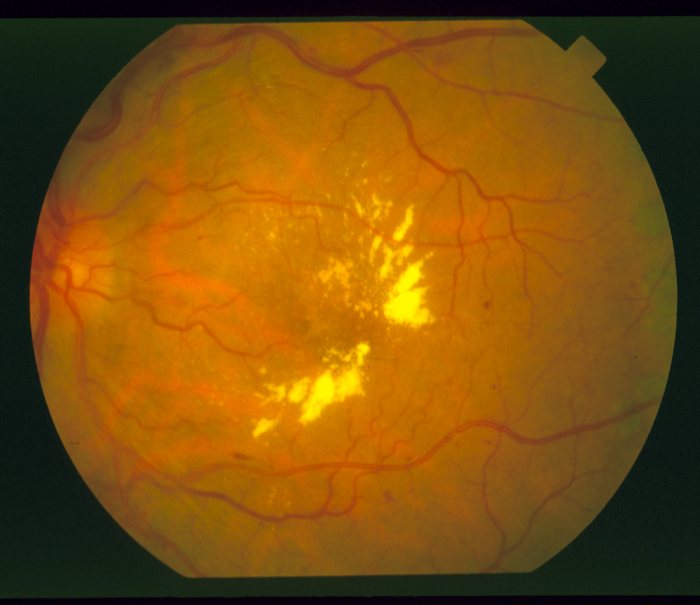
%> input picture BIP/Project/stare-images/im0001.ppm, 700 x 605 px
$ octave main.m   (GNU Octave 9; MATLAB toolbox functions it lacks are replaced by stand-ins)
%> lines starting %> are read from the running program, lines starting %| are printed output that depends on the picture; in (x1, y1, x2, y2) boxes, pixels count from 0 and x2, y2 are one past the last pixel; in counts of white or black regions, pixels touching at a corner belong together; the program's own positions count from 1
### BIP/Project/matched_filter.m
function [ result ] = matched_filter(img, sigma, L,angle)
%UNTITLED7 Summary of this function goes here

matchrow = floor(L/2);
x = -3*sigma : 3* sigma;
matchfilter =  repmat(exp(-(x.^2)/(2*sigma.^2)),[matchrow*2+1, 1]);
m = sum(matchfilter(:))/numel(matchfilter);
matchfilter = -matchfilter + m;
matchfilter = imrotate(matchfilter,angle);
imshow(matchfilter);
result = imfilter(img,matchfilter,'replicate');

end

### BIP/Project/fgauss.m
function [ result ] = fgauss(img, sigma, L, angle)
% Performs convolution with first order derivative of gaussian

matchrow = floor(L/2);
x = -3*sigma : 3* sigma;
y = (-x/(sqrt(2*pi*sigma^3))).*exp(-(x.^2)/(2*sigma^2));
fdogfilter =  repmat(y,[matchrow*2+1, 1]);
m = sum(fdogfilter(:))/numel(fdogfilter);
fdogfilter = -fdogfilter + m;
imshow(fdogfilter);
filtr = imrotate(fdogfilter,angle);
result =  imfilter(img,filtr,'replicate');

end

### BIP/Project/main.m
img = imread('stare-images/im0001.ppm');
%> img is the input picture: size 605x700x3 uint8; mean R, G, B 125.7, 80.5, 12.4
img = img(:,:,2);
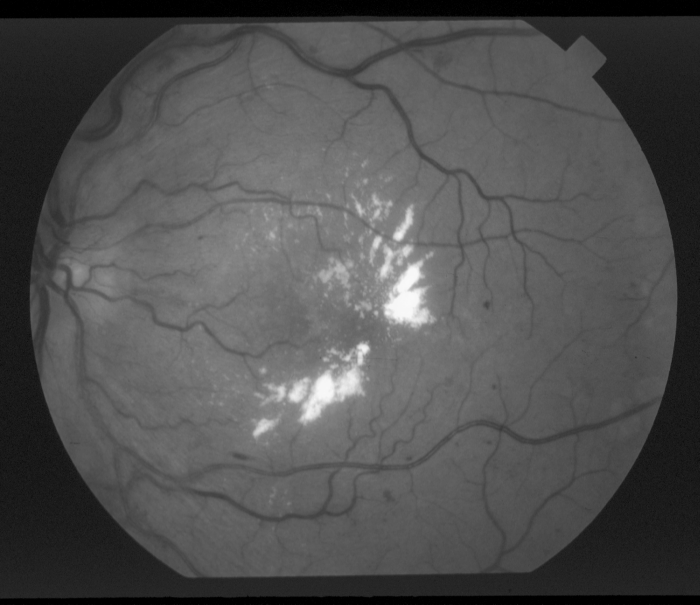
%> img: size 605x700 uint8; min 0, max 249, mean 80.5
imshow(img);
sigma = 1.5;
L = 9;
angles = 0:15:180;
w = 5;
im = double(img)/255;
for angle = 0:15:180
    im_match = matched_filter(im, sigma, L, angle);
    mu_H = mean2(im_match);
    im_gauss = fgauss(im, sigma, L, angle);
%     mean_filter = fspecial('average',w);
%     im_gauss = imfilter(im_gauss, mean_filter,'replicate');
    Tc = mu_H*2.3;
    T = (1+im_gauss)*Tc;
    imshow(im_match>T);
    subplot(1,2,1),imshow(im_match);
    subplot(1,2,2), imshow(im_gauss);
end
%> this loop made 13 passes
%> (mu_H, Tc) on passes 1 to 12: (-3.33e-05, -7.66e-05), (0.114, 0.263), (7.95e-06, 1.83e-05), (0.926, 2.13), (0.000112, 0.000257), (0.114, 0.263), (0.000163, 0.000374), (0.114, 0.263), (0.000113, 0.000259), (0.926, 2.13), (9.24e-06, 2.12e-05), (0.114, 0.263)
%> pass 1, in matched_filter, `result = imfilter(img,matchfilter,'replicate');`:
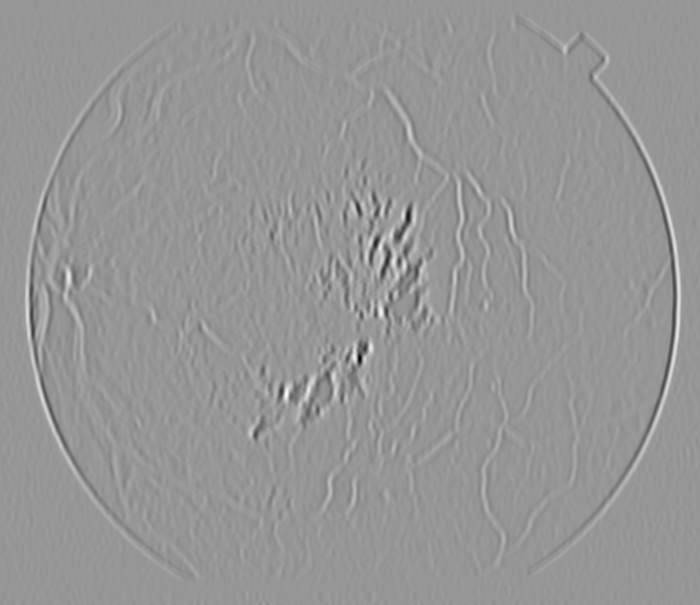
%> result: size 605x700 double; min -3.22, max 2.25, mean -3.33e-05; drawn with min black and max white
%> pass 1, in fgauss, `result =  imfilter(img,filtr,'replicate');`:
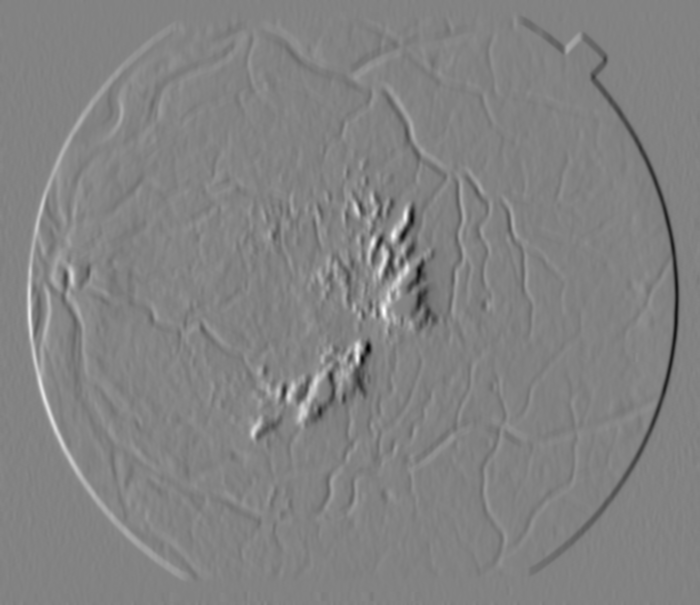
%> result: size 605x700 double; min -1.22, max 1.16, mean 3.15e-05; drawn with min black and max white
%> pass 1, `imshow(im_match>T);`:
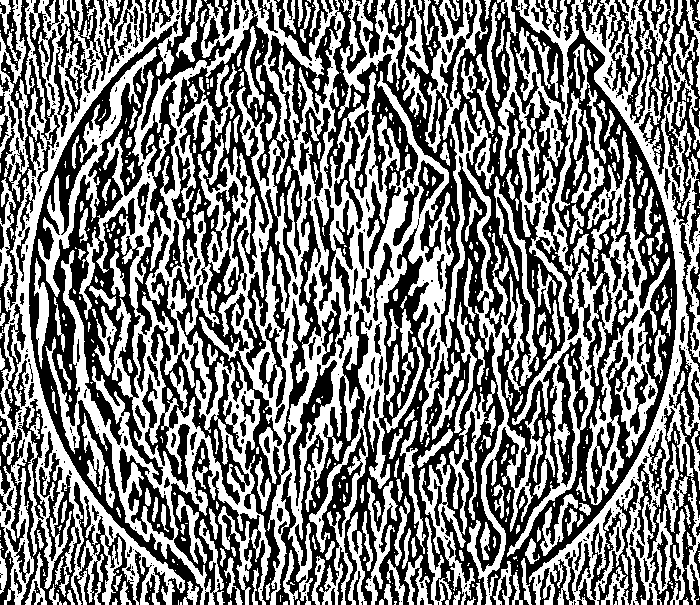
%> displayed picture: size 605x700 logical; 48.6% white; 672 white regions (369 under 20 px), largest, box (x1, y1, x2, y2) and area: (197, 0, 543, 605) 55607, (498, 0, 700, 605) 30779, (45, 0, 271, 605) 29236
%> pass 2, `im_match = matched_filter(im, sigma, L, angle);`:
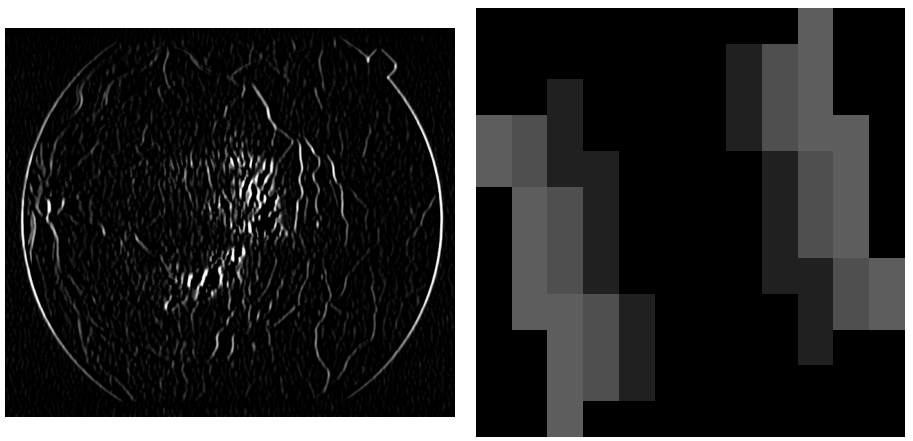
%> figure redrawn from the program's plot data, 2 panels
%> pass 2, `im_gauss = fgauss(im, sigma, L, angle);`:
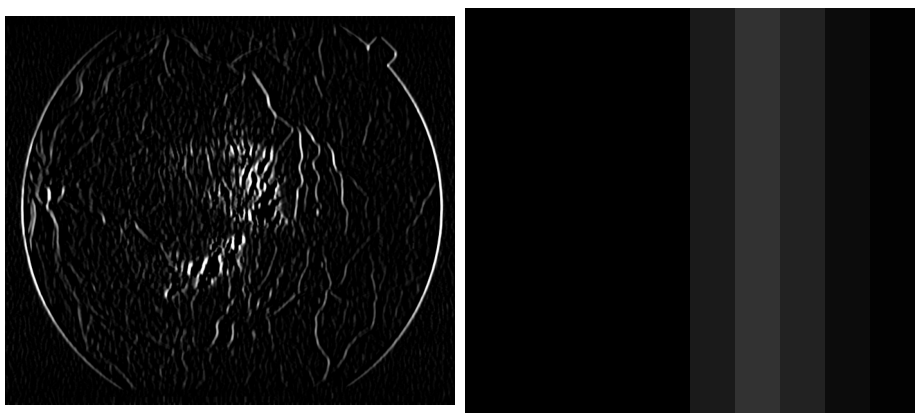
%> figure redrawn from the program's plot data, 2 panels
%> after the loop:
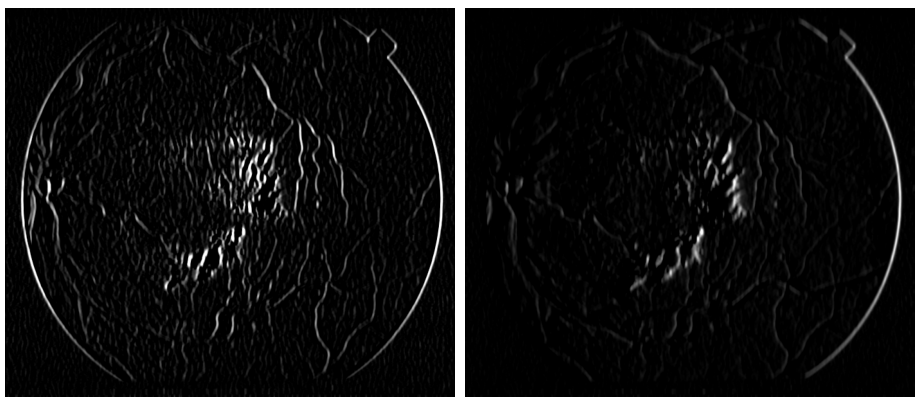
%> figure redrawn from the program's plot data, 2 panels

$ run again, with BIP/Project/stare-images/im0003.ppm copied over BIP/Project/stare-images/im0001.ppm
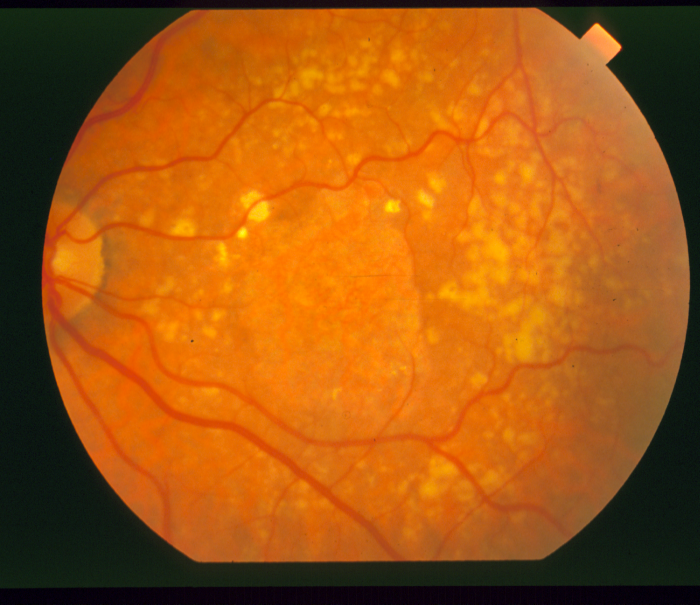
%> input picture BIP/Project/stare-images/im0003.ppm, 700 x 605 px
%> img is the input picture: size 605x700x3 uint8; mean R, G, B 162.1, 87, 16.7
%> img: size 605x700 uint8
%> the loop `for angle = 0:15:180` made 13 passes
%> (mu_H, Tc) on passes 1 to 8: (4.32e-07, 9.94e-07), (0.124, 0.284), (3.2e-05, 7.36e-05), (1, 2.3), (0.000113, 0.000261), (0.124, 0.284), (0.000159, 0.000367), (0.124, 0.284)
%> pass 1, `imshow(im_match>T);`:
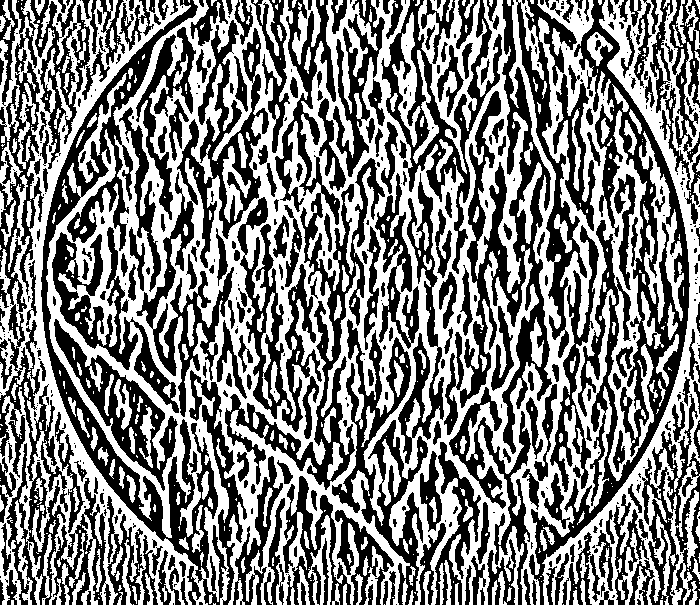
%> displayed picture: size 605x700 logical; 50.1% white; 549 black regions (269 under 20 px), largest, box (x1, y1, x2, y2) and area: (529, 0, 690, 605) 18206, (41, 0, 227, 605) 14819, (225, 0, 385, 490) 12732
%> after the loop `for angle = 0:15:180`:
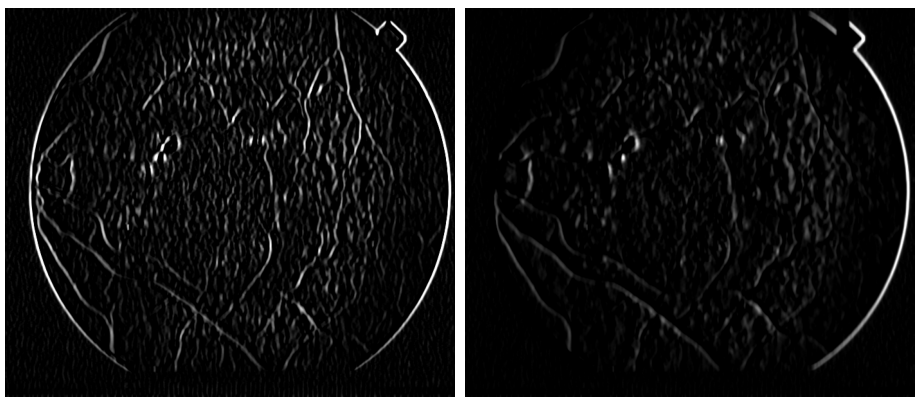
%> figure redrawn from the program's plot data, 2 panels

$ run again, with BIP/Project/stare-images/im0004.ppm copied over BIP/Project/stare-images/im0001.ppm
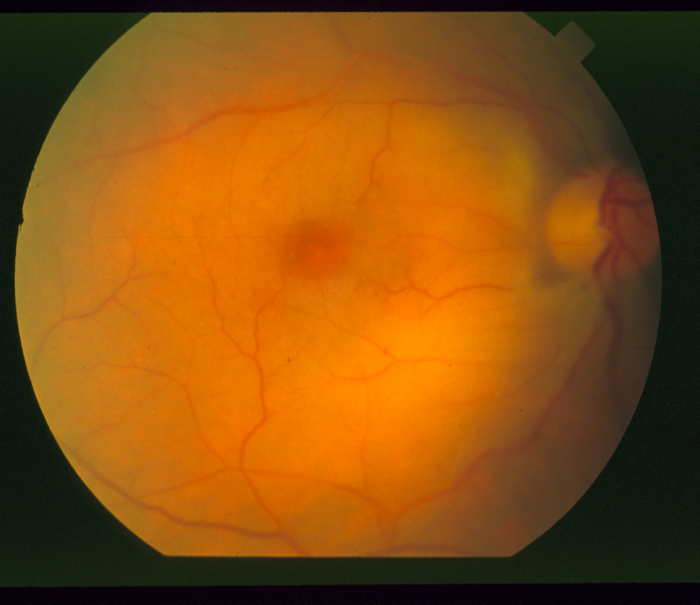
%> input picture BIP/Project/stare-images/im0004.ppm, 700 x 605 px
%> img is the input picture: size 605x700x3 uint8; mean R, G, B 135.8, 79.5, 16.5
%> img: size 605x700 uint8
%> the loop `for angle = 0:15:180` made 13 passes
%> (mu_H, Tc) on passes 1 to 8: (3.47e-06, 7.97e-06), (0.113, 0.26), (2e-05, 4.6e-05), (0.914, 2.1), (7.84e-05, 0.00018), (0.113, 0.26), (0.000113, 0.000261), (0.113, 0.26)
%> pass 1, `imshow(im_match>T);`:
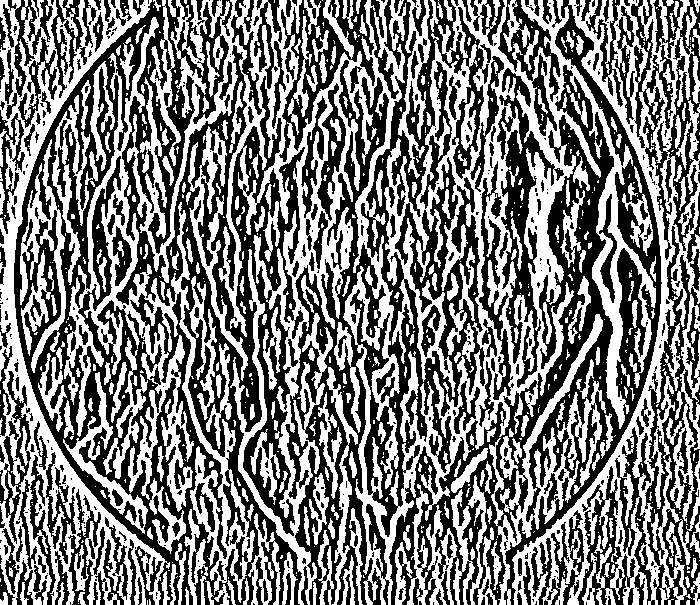
%> displayed picture: size 605x700 logical; 48.4% white; 751 white regions (466 under 20 px), largest, box (x1, y1, x2, y2) and area: (127, 0, 656, 605) 74510, (0, 0, 170, 605) 22170, (512, 0, 700, 605) 19562
%> after the loop `for angle = 0:15:180`:
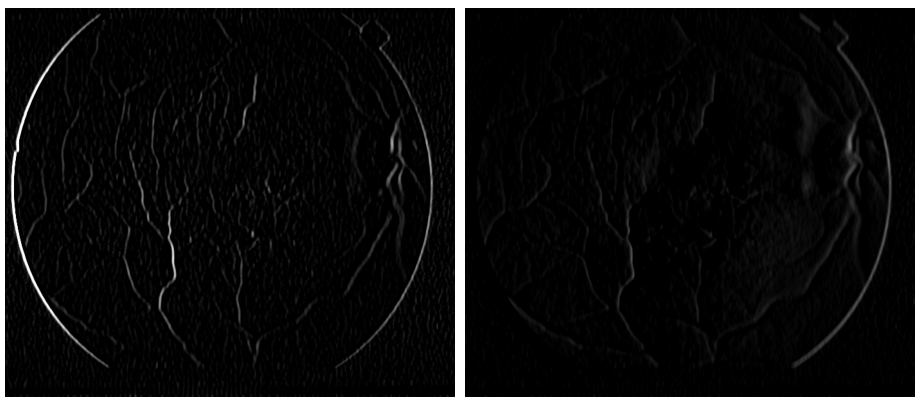
%> figure redrawn from the program's plot data, 2 panels
